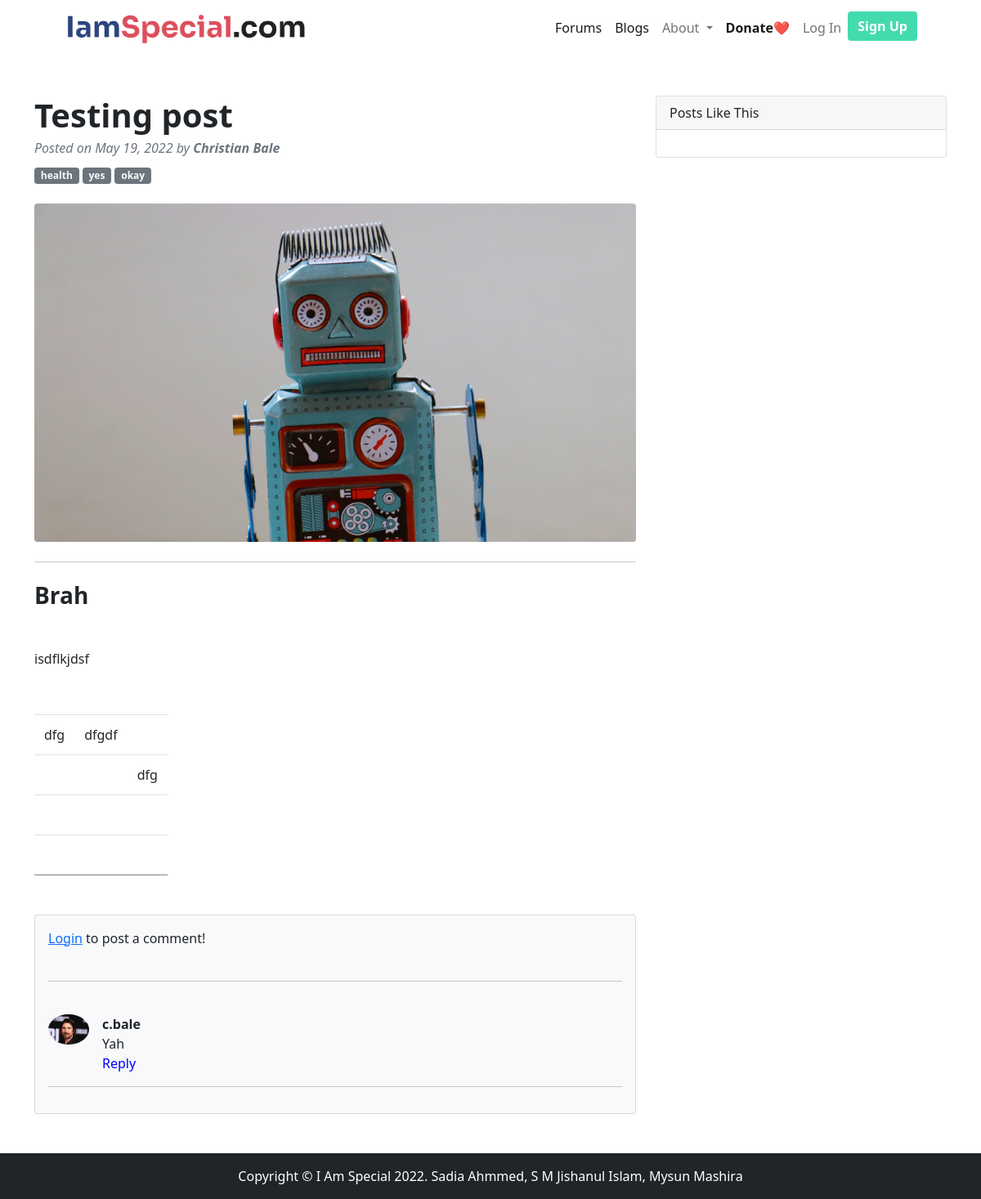
/post.php?blog=5, run on the app's committed database.
### tables this page shows
CREATE TABLE `blogs` (
  `id` int(11) NOT NULL,
  `title` varchar(255) NOT NULL,
  `content` text NOT NULL,
  `category` int(11) NOT NULL,
  `image` text NOT NULL DEFAULT 'https://dummyimage.com/900x400/ced4da/6c757d.jpg',
  `date` date NOT NULL,
  `author` int(11) NOT NULL,
  `tags` varchar(255) NOT NULL,
  `draft` enum('T','F') NOT NULL DEFAULT 'T'
);

CREATE TABLE `users` (
  `id` int(11) NOT NULL,
  `first_name` varchar(255) NOT NULL,
  `last_name` varchar(255) NOT NULL,
  `username` varchar(255) NOT NULL,
  `password` varchar(255) NOT NULL,
  `email` varchar(255) NOT NULL,
  `phone` varchar(255) NOT NULL DEFAULT '12345678911',
  `role` int(11) DEFAULT 3,
  `verified` enum('T','F') DEFAULT 'F',
  `avatar` text DEFAULT 'demo.jpg',
  `area` varchar(255) NOT NULL,
  `city` varchar(255) NOT NULL,
  `state` varchar(255) NOT NULL,
  `speciality` varchar(255) DEFAULT NULL,
  `randSalt` varchar(255) DEFAULT '$2y$10$verycrazystring1234567'
);

CREATE TABLE `comments` (
  `comment_id` int(11) NOT NULL,
  `commenter` int(11) NOT NULL,
  `commented_to` int(11) NOT NULL,
  `content` varchar(255) NOT NULL,
  `date` date NOT NULL,
  `is_reply` enum('T','F') NOT NULL DEFAULT 'F',
  `replied_to` int(11) DEFAULT NULL
);

### includes/functions.php (called while the page is built, shortened)
<?php
include_once "db.php";
function getUserByID($id)
{
    global $connection;
    $query = "SELECT * FROM users WHERE id='$id'";
    $res = mysqli_query($connection, $query) or die("Failed " . mysqli_error($connection));
    if ($res) {
        return mysqli_fetch_assoc($res);
    }
}
function getBlog($id)
{
    global $connection;
    $sql = "SELECT * FROM blogs WHERE id='$id'";
    $res = mysqli_query($connection, $sql) or die("Failed " . mysqli_error($connection));
    if ($res) {
        return mysqli_fetch_assoc($res);
    }
}
function getAllCommentsByPostID($id)
{
    global $connection;
    $sql = "SELECT * FROM comments WHERE commented_to='$id' ORDER BY comment_id DESC";
    $query = mysqli_query($connection, $sql) or die("Failed " . mysqli_error($connection));
    if ($query) {
        return $query;
    }
}

### post.php (the view, shortened to what this page needs)
<?php include "includes/components/header.php" ?>
<?php include "includes/components/navbar.php" ?>
<?php
if (isset($_GET["blog"])) {
    $blog = getBlog($_GET["blog"]);
    $author = getUserByID($blog["author"]);
} else {
    header("Location: 404.php");
    return;
}
?>
<div class="container mt-5">
    <div class="row">
        <div class="col-lg-8">
            <article>
                <header class="mb-4">
                    <h1 class="fw-bolder mb-1"><?= $blog["title"] ?></h1>
                    <div class="text-muted fst-italic mb-2">Posted on <?= date('F d, Y', strtotime($blog["date"])); ?> by <strong><?= $author["first_name"] . " " . $author["last_name"] ?></strong></div>
                    <?php
                    $tags = explode(",", $blog["tags"]);
                    foreach ($tags as $key => $value) {
                        echo "<a class='badge bg-secondary text-decoration-none link-light' href='blogs.php?search=$value'>$value</a> ";
                    }
                    ?>
                </header>
                <figure class="mb-4"><img class="img-fluid rounded" width="900px" height="400px" src="images/blogs/<?= $blog["image"] ?>?123456321" alt="Blog Image" /></figure>
                <section class="mb-5">
                    <hr>
                    <p class="fs-5 mb-4"><?= $blog["content"] ?></p>
                </section>
            </article>
            <section class="mb-5">
                <div class="card bg-light">
                    <div class="card-body">
                        <?php
                        if (isset($_SESSION["id"])) {
                            echo "
                            <form action='post.php?blog={$blog['id']}' method='POST' class='mb-4'>
                                <textarea name='content' class='form-control' rows='3' placeholder='Leave a comment!'></textarea>
                                <br>
                                <input id='btn' name='comment' type='submit' class='btn btn-primary' value='Post Comment'>
                            </form>
                            ";
                        } else {
                            echo "
                            <a href='login.php'>Login</a> to post a comment!<br>
                            <br>
                            ";
                        }
                        ?>
                        <hr>
                        <br>
                        <div class="comment-area">
                            <?php
                            $comments = getAllCommentsByPostID($_GET["blog"]);
                            while ($row = mysqli_fetch_assoc($comments)) {
                                $user = getUserByID($row['commenter']);
                                echo "
                                <div class='d-flex'>
                                    <div class='flex-shrink-0'><img width='50px' class='rounded-circle' src='images/avatars/{$user['avatar']}' alt='...' /></div>
                                    <div class='ms-3'>
                                        <div class='fw-bold'>{$user['username']}</div>
                                        {$row['content']}
                                        <div>
                                            <a class='reply' style='color: blue; cursor: pointer;'>Reply</a>
                                            <form class='reply-form' action='post.php?blog={$blog['id']}' method='POST' style='display: none;'>
                                                <textarea name='content' class='form-control' rows='3' placeholder='Leave a reply!'></textarea>
                                                <input name='comment' type='submit' class='btn btn-primary' value='Post Comment'>
                                            </form>
                                        </div>
                                    </div>
                                </div>
                                <hr>
                                ";
                            }
                            ?>
                        </div>
                    </div>
                </div>
            </section>
        </div>
        <div class="col-lg-4">
            <div class="card mb-4">
                <div class="card-header">Posts Like This</div>
                <div class="card-body">
                    <div class="row">
                        <div class="col-sm-6">
                        </div>
                        <div class="col-sm-6">
                        </div>
                    </div>
                </div>
            </div>
        </div>
    </div>
</div>
<?php include "includes/components/footer.php" ?>

### data on the page
blogs: title "Testing post", date "May 19, 2022", tags "health", tags "yes", tags "okay", image (picture), content "Brah isdflkjdsf dfg dfgdf dfg"
users: first_name "Christian", last_name "Bale"
comments: users.avatar (picture), users.username "c.bale", content "Yah"
